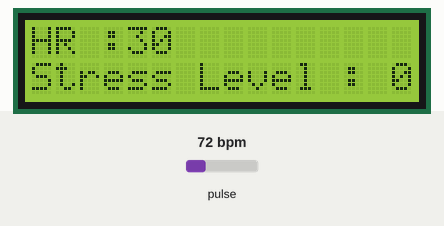
The sketch below on a simulated Arduino Uno, built with avr-gcc and run on an emulated ATmega328P. Shown: 16×2 character LCD. The test bench sets the inputs (shaded band); at power-on: pulse 72 bpm. What the sketch prints to the serial monitor is not drawn.

Above: at 2.2 s.
2.3 s: pulse set to 130 bpm
At 2.7 s:
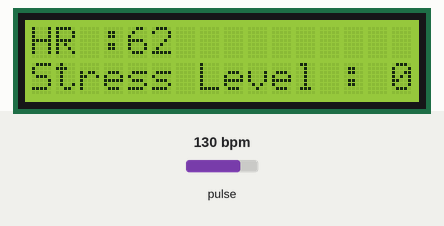
5.3 s: pulse set to 100 bpm
At 8.2 s:
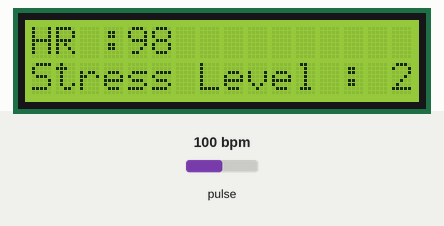
8.3 s: pulse set to 42 bpm
At 10.5 s:
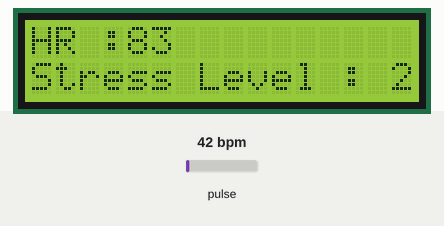
11.3 s: pulse set to 158 bpm
At 14.1 s:
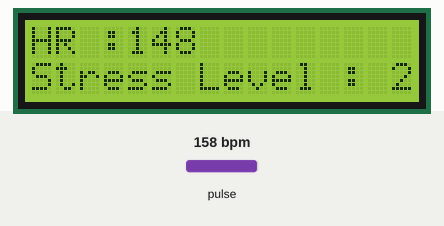
14.3 s: pulse set to 70 bpm
At 19.0 s:
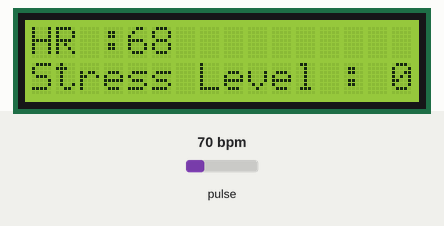
20.3 s: pulse set to 130 bpm
At 23.8 s:
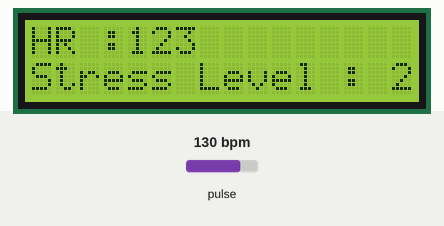
Timing chart, 0 to 25.3 s (numbered marks = the images above; inputs shaded):
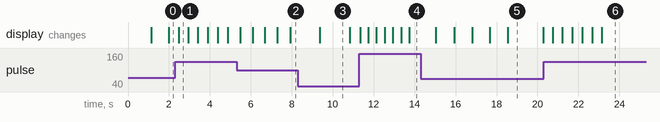

Measured:
- after the input at 5.3 s, the display: first changes after 0.18 s (image 2 shows a later state)
- after the input at 14.3 s, the display: first changes after 0.74 s (image 5 shows a later state)
- after the input at 20.3 s, the display: first changes after 0.45 s (image 6 shows a later state)
- what the display in image 1 shows lasts 0.4 s, from 2.5 s to 2.9 s
- what the display in image 3 shows lasts 1.4 s, from 9.4 s to 10.8 s
- what the display in image 5 shows lasts 1.8 s, from 18.5 s to 20.3 s

The sketch:

stresslevel.ino
```cpp
#include <Wire.h>
#include <LiquidCrystal_I2C.h>
#include "MAX30105.h"
#include "heartRate.h"
#include "DecisionTree.h"

LiquidCrystal_I2C lcd(0x27, 16, 2);


Eloquent::ML::Port::DecisionTree clf;

MAX30105 particleSensor;

const byte RATE_SIZE = 4;
byte rates[RATE_SIZE];
byte rateSpot = 0;
long lastBeat = 0;
float features[2];

float start;
float finish;

float beatsPerMinute;
int beatAvg;


void features_processing(float HR){
    features[0] = HR;
    float HRV = 60.0 / HR;
    features[1] = HRV;
}

// Decision Tree
void decisiton_tree(){
    int label = clf.predict(features);
    Serial.print("Label Detection : ");
    Serial.println(label);
    lcd.setCursor(0,1);
    lcd.print("Stress Level : ");
    lcd.setCursor(15,1);
    lcd.print(label);
}

// Compute Time
void calculate_time(float start, float end){
  float time = end - start;
  Serial.print("Computational Time : ");
  Serial.println(time);
}


void setup() {
    Serial.begin(115200);
    lcd.begin();
    lcd.clear();
    Serial.println("Initializing...");
    lcd.setCursor(0,0);
    lcd.print("Initializing...");

    if (!particleSensor.begin(Wire, I2C_SPEED_FAST))
    {
        lcd.setCursor(0,1);
        lcd.print("Sensor not found");
        Serial.println("MAX30105 was not found. Please check wiring/power. ");
        while (1);
    }
    Serial.println("Place your index finger on the sensor with steady pressure.");
    lcd.setCursor(0,1);
    lcd.print("Sensor found");

    particleSensor.setup();
    particleSensor.setPulseAmplitudeRed(0x0A);
    particleSensor.setPulseAmplitudeGreen(0);
    delay(1000);
}

void loop() {
    long irValue = particleSensor.getIR();

    if (checkForBeat(irValue) == true)
    {
        //We sensed a beat!
        long delta = millis() - lastBeat;
        lastBeat = millis();

        beatsPerMinute = 60 / (delta / 1000.0);

        if (beatsPerMinute < 255 && beatsPerMinute > 20)
        {
        rates[rateSpot++] = (byte)beatsPerMinute; //Store this reading in the array
        rateSpot %= RATE_SIZE; //Wrap variable

        //Take average of readings
        beatAvg = 0;
        for (byte x = 0 ; x < RATE_SIZE ; x++)
            beatAvg += rates[x];
        beatAvg /= RATE_SIZE;
        }
    }

    if (irValue < 50000){
        lcd.clear();
        Serial.print(" No finger?");
        lcd.setCursor(0,0);
        lcd.print("Place finger");
        Serial.println();
    }

    else {
        lcd.clear();
        Serial.print("IR=");
        Serial.print(irValue);
        Serial.print(", BPM=");
        Serial.print(beatsPerMinute);
        Serial.print(", Avg BPM=");
        Serial.print(beatAvg);
        Serial.println();

        lcd.setCursor(0,0);
        lcd.print("HR :");
        lcd.setCursor(4,0);
        lcd.print(beatAvg);
        start = millis();
        features_processing(beatAvg);
        decisiton_tree();
        finish = millis();
        calculate_time(start, finish);
        Serial.println();
    }
}
```

DecisionTree.h
```cpp
#pragma once
namespace Eloquent {
    namespace ML {
        namespace Port {
            class DecisionTree {
                public:
                    /**
                    * Predict class for features vector
                    */
                    int predict(float *x) {
                        if (x[0] <= 74.57499694824219) {
                            if (x[0] <= 68.34000015258789) {
                                return 0;
                            }

                            else {
                                if (x[0] <= 71.78499984741211) {
                                    return 1;
                                }

                                else {
                                    if (x[1] <= 0.8169469237327576) {
                                        return 0;
                                    }

                                    else {
                                        return 0;
                                    }
                                }
                            }
                        }

                        else {
                            if (x[1] <= 0.6150944828987122) {
                                return 2;
                            }

                            else {
                                if (x[0] <= 89.91500091552734) {
                                    if (x[1] <= 0.7899510264396667) {
                                        return 2;
                                    }

                                    else {
                                        return 1;
                                    }
                                }

                                else {
                                    if (x[1] <= 0.6413403451442719) {
                                        return 1;
                                    }

                                    else {
                                        return 1;
                                    }
                                }
                            }
                        }
                    }

                protected:
                };
            }
        }
    }
```
